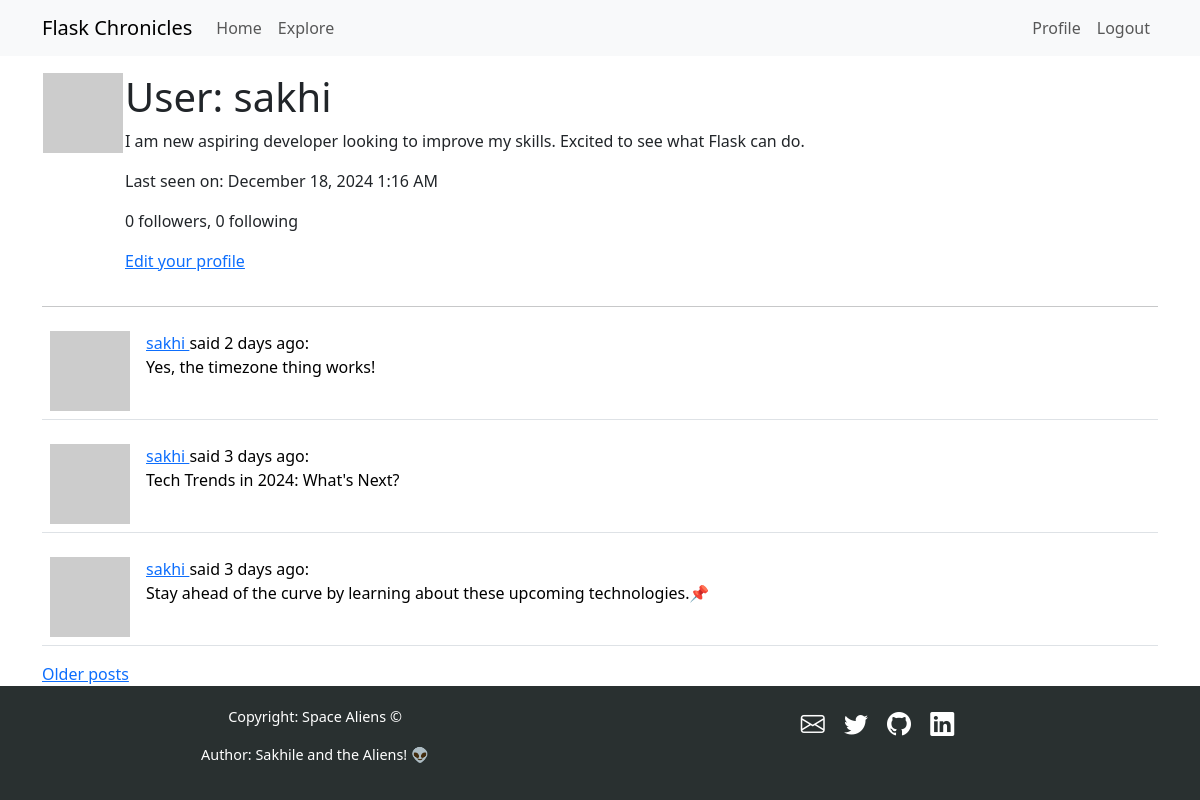
Before: /user/sakhi (signed in) with the older database file.
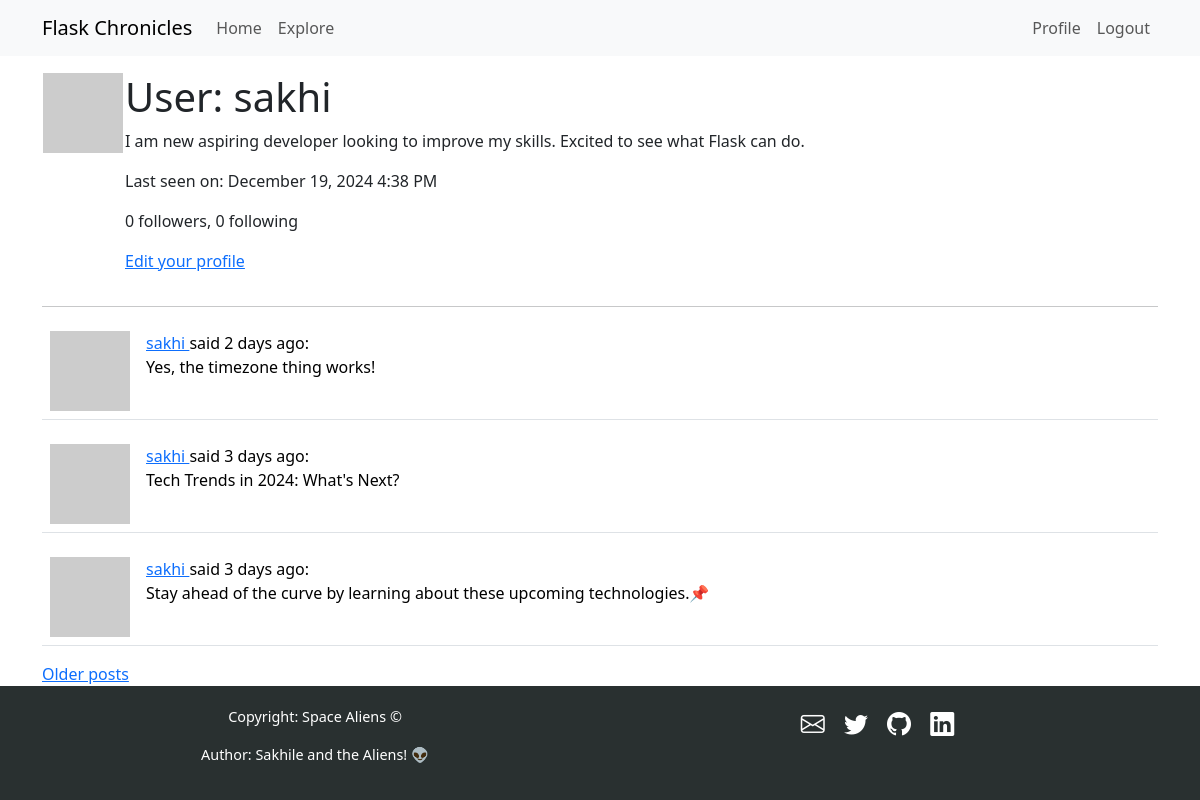
After: the same page with the newer database file.
### app/models.py (models this page shows, shortened)
class User(UserMixin, db.Model):
    id: so.Mapped[int] = so.mapped_column(primary_key=True)
    username: so.Mapped[str] = so.mapped_column(sa.String(64), unique=True)
    email: so.Mapped[str] = so.mapped_column(sa.String(120), index=True, unique=True)
    password_hash: so.Mapped[Optional[str]] = so.mapped_column(sa.String(256))
    posts: so.WriteOnlyMapped["Post"] = so.relationship(back_populates="author")
    about_me: so.Mapped[Optional[str]] = so.mapped_column(sa.String(140))
    last_seen: so.Mapped[Optional[datetime]] = so.mapped_column(
        default=lambda: datetime.now(timezone.utc)
    )
    following: so.WriteOnlyMapped["User"] = so.relationship(
        secondary=followers,
        primaryjoin=(followers.c.follower_id == id),
        secondaryjoin=(followers.c.followed_id == id),
        back_populates="followers",
    )
    followers: so.WriteOnlyMapped["User"] = so.relationship(
        secondary=followers,
        primaryjoin=(followers.c.followed_id == id),
        secondaryjoin=(followers.c.follower_id == id),
        back_populates="following",
    )
    def avatar(self, size):
        digest = md5(self.email.lower().encode("utf-8")).hexdigest()
        return f"https://www.gravatar.com/avatar/{digest}?d=identicon&s={size}'"
    def followers_count(self):
        query = sa.select(sa.func.count()).select_from(
            self.followers.select().subquery()
        )
        return db.session.scalar(query)
    def following_count(self):
        query = sa.select(sa.func.count()).select_from(
            self.following.select().subquery()
        )
        return db.session.scalar(query)

class Post(db.Model):
    id: so.Mapped[int] = so.mapped_column(primary_key=True)
    body: so.Mapped[str] = so.mapped_column(sa.String(140))
    timestamp: so.Mapped[datetime] = so.mapped_column(
        index=True, default=lambda: datetime.now(timezone.utc)
    )
    user_id: so.Mapped[int] = so.mapped_column(sa.ForeignKey(User.id), index=True)
    author: so.Mapped[User] = so.relationship(back_populates="posts")

### app/routes.py (the view)
@app.route("/user/<username>")
@login_required
def user(username):
    user = db.first_or_404(sa.select(User).where(User.username == username))
    page = request.args.get("page", 1, type=int)
    query = user.posts.select().order_by(Post.timestamp.desc())
    posts = db.paginate(
        query,
        page=page,
        per_page=app.config["POSTS_PER_PAGE"],
        error_out=False,
    )
    next_url = (
        url_for("user", username=user.username, page=posts.next_num)
        if posts.has_next
        else None
    )
    prev_url = (
        url_for("user", username=user.username, page=posts.prev_num)
        if posts.has_prev
        else None
    )
    form = EmptyForm()
    return render_template(
        "user.html",
        user=user,
        posts=posts.items,
        next_url=next_url,
        prev_url=prev_url,
        form=form,
    )

### app/__init__.py (called while the page is built)
def get_locale():
    return request.accept_languages.best_match(app.config["LANGUAGES"])

### app/models.py (called while the page is built)
@login.user_loader
def load_user(id):
    return db.session.get(User, int(id))

### app/routes.py (called while the page is built)
@app.before_request
def before_request():
    if current_user.is_authenticated:
        current_user.last_seen = datetime.now(timezone.utc)
        db.session.commit()
    g.locale = str(get_locale())

### app/templates/user.html (shortened to what this page needs)
{% extends "base.html" %}
{% block content %}
    <table>
        <tr valign="top">
            <td><img src="{{ user.avatar(128) }}"</td>
            <td>
                <h1>{{ _("User") }}: {{ user.username }}</h1>
                {% if user.about_me %}<p>{{ user.about_me }}</p>{% endif %}
                {% if user.last_seen %}<p>{{ _("Last seen on") }}: {{ moment(user.last_seen).format('LLL') }}</p>{% endif %}
                <p>
                    {{ _('%(count)d followers', count=user.followers_count()) }}, {{ _('%(count)d following', count=user.following_count())}}
                </p>
                {% if user == current_user %}
                <p><a href="{{ url_for('edit_profile') }}">{{ _("Edit your profile") }}</a></p>
                {% endif %}
            </td>
        </tr>
    </table>
    <hr>
    {% for post in posts %}
        {% include '_post.html' %}
    {% endfor %}
    {% if next_url %}
    <a href="{{ next_url }}">{{ _("Older posts") }}</a>
    {% endif %}
{% endblock %}

### app/templates/base.html (shortened to what this page needs)
<!DOCTYPE html>
<html lang="en">
    <head>
        <link href="https://cdn.jsdelivr.net/npm/bootstrap@5.3.3/dist/css/bootstrap.min.css" rel="stylesheet"
>
        <link href="https://cdn.jsdelivr.net/npm/bootstrap-icons/font/bootstrap-icons.css" rel="stylesheet">
    </head>
    <body>
        <nav class="navbar navbar-expand-lg bg-body-tertiary">
            <div class="container">
                <a class="navbar-brand" href="{{ url_for('index') }}">Flask Chronicles</a>
                <div class="collapse navbar-collapse" id="navbarSupportedContent">
                    <ul class="navbar-nav me-auto mb-2 mb-lg-0">
                        <li class="nav-item">
                            <a class="nav-link" aria-current="page" href="{{ url_for('index') }}">Home</a>
                        </li>
                        <li class="nav-item">
                            <a class="nav-link" aria-current="page" href="{{ url_for('explore') }}">Explore</a>
                        </li>
                    </ul>
                    <ul class="navbar-nav mb-2 mb-lg-0">
                        {% if current_user.is_anonymous %}
                        <li class="nav-item">
                            <a class="nav-link" aria-current="page" href="{{ url_for('login') }}">Login</a>
                        </li>
                        {% else %}
                        <li class="nav-item">
                            <a class="nav-link" aria-current="page"
                                href="{{ url_for('user', username=current_user.username) }}">Profile</a>
                        </li>
                        <li class="nav-item">
                            <a class="nav-link" aria-current="page" href="{{ url_for('logout') }}">Logout</a>
                        </li>
                        {% endif %}
                    </ul>
                </div>
            </div>
        </nav>
        <div class="container mt-3">
            {% block content %}{% endblock %}
        </div>
        <footer>
            <div class="container text-center">
                <div class="row">
                    <div class="col-12 col-md-6 mb-3 mb-md-0">
                        <p class="footer-text">Copyright: Space Aliens &copy;</p>
                        <p class="footer-text">Author: Sakhile and the Aliens! 👽</p>
                    </div>
                    <div class="col-12 col-md-6">
                        <div class="footer-icons">
                            <a href="mailto:sakhile@mars.io"><i class="bi bi-envelope"></i></a>
                            <a href="https://twitter.com/sakhilelindah"><i class="bi bi-twitter"></i></a>
                            <a href="https://github.com/sakhileln"><i class="bi bi-github"></i></a>
                            <a href="https://www.linkedin.com/sakhile-ndlazi"><i class="bi bi-linkedin"></i></a>
                        </div>
                    </div>
                </div>
            </div>
        </footer>
    </body>
</html>

### app/templates/_post.html
<table class="table table-hover">
    <tr>
        <td width="70px">
            <a href="{{ url_for('user', username=post.author.username) }}">
                <img src="{{ post.author.avatar(70) }}" />
            </a>
        </td>
        <td>
            <a href="{{ url_for('user', username=post.author.username) }}">
                {{ post.author.username }}
            </a>
            said {{ moment(post.timestamp).fromNow() }}:
            <br>
            {{ post.body }}
        </td>
    </tr>
</table>

### app/templates/base.html (style rules this page uses)
footer { background-color: rgb(41, 48, 48); color: white; padding: 20px 0; }
.footer-icons i { color: white; margin-right: 15px; font-size: 1.5rem; transition: color 0.3s; }
.footer-text { font-size: 0.9rem; }

Changed rows visible on the page:
changed User "sakhi": last_seen "December 18, 2024 1:16 AM" → "December 19, 2024 4:38 PM"
